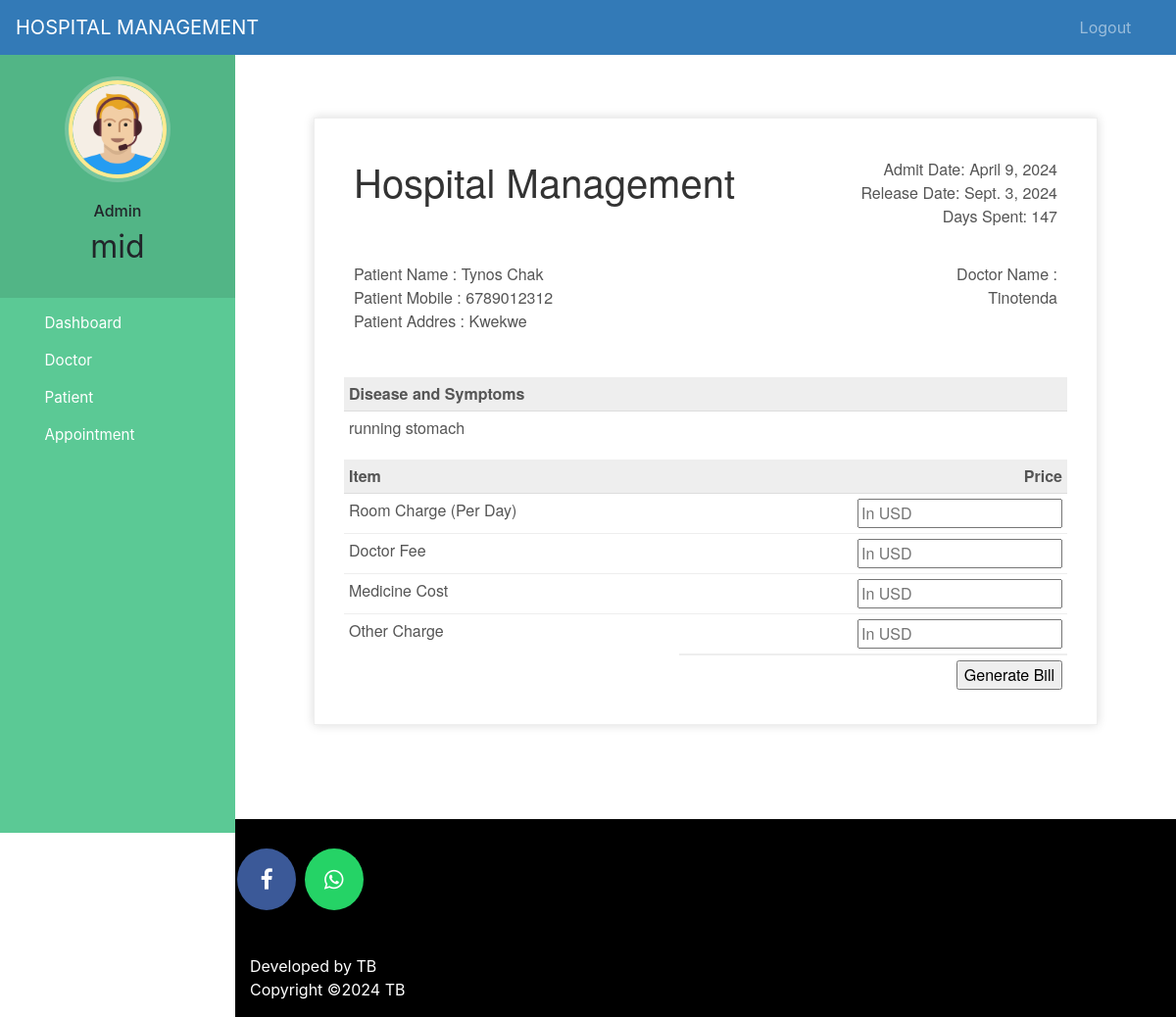
Screenshot of /discharge-patient/4 (signed in) with the database file from the repository.
### hospital/models.py (models this page shows, shortened)
class Patient(models.Model):
    user=models.OneToOneField(User,on_delete=models.CASCADE)
    profile_pic= models.ImageField(upload_to='profile_pic/PatientProfilePic/',null=True,blank=True)
    address = models.CharField(max_length=40)
    mobile = models.CharField(max_length=20,null=False)
    symptoms = models.CharField(max_length=100,null=False)
    assignedDoctorId = models.PositiveIntegerField(null=True)
    admitDate=models.DateField(auto_now=True)
    status=models.BooleanField(default=False)
    @property
    def get_name(self):
        return self.user.first_name+" "+self.user.last_name

### hospital/views.py (the view, shortened to what this page needs)
# urls.py: path('discharge-patient/<int:pk>', views.discharge_patient_view,name='discharge-patient'),
@login_required(login_url='adminlogin')
@user_passes_test(is_admin)
def discharge_patient_view(request,pk):
    patient=models.Patient.objects.get(id=pk)
    days=(date.today()-patient.admitDate) #2 days, 0:00:00
    assignedDoctor=models.User.objects.all().filter(id=patient.assignedDoctorId)
    d=days.days # only how many day that is 2
    patientDict={
        'patientId':pk,
        'name':patient.get_name,
        'mobile':patient.mobile,
        'address':patient.address,
        'symptoms':patient.symptoms,
        'admitDate':patient.admitDate,
        'todayDate':date.today(),
        'day':d,
        'assignedDoctorName':assignedDoctor[0].first_name,
    }
    return render(request,'hospital/patient_generate_bill.html',context=patientDict)

### hospital/views.py (called while the page is built)
def is_admin(user):
    return user.groups.filter(name='ADMIN').exists()

### templates/hospital/patient_generate_bill.html (shortened to what this page needs)
{% extends 'hospital/admin_base.html' %}
{% load static %}
{% block content %}
<head>
</head>
<br><br><br>
<div class="invoice-box">
  <table cellpadding="0" cellspacing="0">
    <tr class="top">
      <td colspan="2">
        <table>
          <tr>
            <td class="title">
              <h1>Hospital Management</h1>
            </td>
            <td>
              Admit Date: {{admitDate}}<br>
              Release Date: {{todayDate}}<br>
              Days Spent: {{day}}
            </td>
          </tr>
        </table>
      </td>
    </tr>
    <tr class="information">
      <td colspan="2">
        <table>
          <tr>
            <td>
              Patient Name : {{name}}<br>
              Patient Mobile : {{mobile}}<br>
              Patient Addres : {{address}}<br>
            </td>
            <td>
              Doctor Name :<br>
              {{assignedDoctorName}}<br>
            </td>
          </tr>
        </table>
      </td>
    </tr>
    <tr class="heading">
      <td>
        Disease and Symptoms
      </td>
      <td>
      </td>
    </tr>
    <tr class="details">
      <td>
        {{symptoms}}
      </td>
    </tr>
    <tr class="heading">
      <td>
        Item
      </td>
      <td>
        Price
      </td>
    </tr>
    <form method="post">
      <tr class="item">
        <td>
          Room Charge (Per Day)
        </td>
        <td>
          <input type="number" name="roomCharge" placeholder="In USD" value="">
        </td>
      </tr>
      <tr class="item">
        <td>
          Doctor Fee
        </td>
        <td>
          <input type="number" name="doctorFee" placeholder="In USD" value="">
        </td>
      </tr>
      <tr class="item">
        <td>
          Medicine Cost
        </td>
        <td>
          <input type="number" name="medicineCost" placeholder="In USD" value="">
        </td>
      </tr>
      <tr class="item last">
        <td>
          Other Charge
        </td>
        <td>
          <input type="number" name="OtherCharge" placeholder="In USD" value="">
        </td>
      </tr>
      <tr class="total">
        <td></td>
        <td>
          <input type="submit" name="submit" value="Generate Bill">
        </td>
      </tr>
    </form>
  </table>
</div>
{% endblock content %}

### templates/hospital/admin_base.html (shortened to what this page needs)
<!DOCTYPE html>
{% load static %}
<html lang="en">
<head>
  <link rel="stylesheet" href="https://stackpath.bootstrapcdn.com/bootstrap/4.3.1/css/bootstrap.min.css">
  <link rel="stylesheet" href="https://maxcdn.bootstrapcdn.com/font-awesome/4.7.0/css/font-awesome.min.css">
  <link rel="stylesheet" href="{% static '/style.css' %}">
</head>
<body>
  <nav class="menu" tabindex="0">
    <header class="avatar">
      <img src="{% static "images/adminpropic.png" %}" />
      <br><br>
      <h6>Admin</h6>
      <h2>{{request.user.first_name}}</h2>
    </header>
    <ul>
      <li tabindex="0" class="icon-dashboard"> <a style="color:white; text-decoration:none;" href="/admin-dashboard"><span>Dashboard</span></a> </li>
      <li tabindex="0" class="icon-customers"> <a style="color:white; text-decoration:none;" href="/admin-doctor"><span>Doctor</span></a></li>
      <li tabindex="0" class="icon-users"> <a style="color:white; text-decoration:none;" href="/admin-patient"><span>Patient</span></a></li>
      <li tabindex="0" class="icon-calendar"> <a style="color:white; text-decoration:none;" href="/admin-appointment"><span>Appointment</span></a></li>
    </ul>
  </nav>
  <main>
    <div class="bs-example">
      <nav class="navbar navbar-expand-md  navbar-dark fixed-top" style="background:#337AB7;">
        <a href="/admin-dashboard" class="navbar-brand">HOSPITAL MANAGEMENT</a>
        <div class="collapse navbar-collapse justify-content-between" id="navbarCollapse">
          <div class="navbar-nav" style=" margin-left: 90%;">
            <a href="/logout" class="nav-item nav-link">Logout</a>
          </div>
        </div>
      </nav>
    </div>
    <br><br>
    {% block content %}
    {% endblock content %}
    <br><br><br><br>
    <footer>
      <p>
        <a id="ftr" href="https://facebook.com/tino.biningu/" class="fa fa-facebook"></a>
        <a id="ftr" href="https://api.whatsapp.com/send?phone=+263780601210&text=Hello%20Tino.%0d%0aHow%20are%20you%20%3f%0d%0aI%20came%20from%20your%20website.&source=&data=#" class="fa fa-whatsapp"></a>
      </p>
      <br>
      <div class="container">
        <div class="row">
          <div class="col-md-12 col-sm-12">
            <div style="color:#ffffff;" class="wow fadeInUp footer-copyright">
              <p>Developed by TB <br>
                Copyright &copy;2024 TB </p>
            </div>
          </div>
        </div>
      </div>
    </footer>
  </main>
</body>
</html>

### static/style.css (style rules this page uses)
body { padding-left: 240px; }
main { position: relative; height: 100vh; }
.menu { background: #5bc995; height: 100vh; width: 240px; position: fixed; top: 0px; left: 0; z-index: 5; outline: none; }
.menu .avatar { background: rgba(0, 0, 0, 0.1); padding: 2em 0.5em; text-align: center; }
.menu .avatar img { width: 100px; border-radius: 50%; overflow: hidden; border: 4px solid #ffea92; box-shadow: 0 0 0 4px rgba(255, 255, 255, 0.2); }
.menu .avatar h2 { font-weight: normal; margin-bottom: 0; }
.menu ul { list-style: none; padding: 0.5em 0; margin: 0; }
.menu ul li { padding: 0.5em 1em 0.5em 3em; font-size: 0.95em; font-weight: regular; background-repeat: no-repeat; background-position: left 15px center; background-size: auto 20px; transition: all 0.15s linear; cursor: pointer; }
.menu ul li.icon-dashboard { background-image: url("http://www.entypo.com/images//gauge.svg"); }
.menu ul li.icon-customers { background-image: url("http://www.entypo.com/images//briefcase.svg"); }
.menu ul li.icon-users { background-image: url("http://www.entypo.com/images//users.svg"); }
.menu ul li.icon-calendar { background-image: url("http://www.entypo.com/images//calendar.svg"); }

### templates/hospital/admin_base.html (style rules this page uses)
a:link { text-decoration: none; }
a { color: white; }
footer { padding: 0px 0px 0px 0px; background-color: black; margin: 0px; }
#ftr { padding: 20px; }
.fa { font-size: 23px; width: 60px; text-align: center; text-decoration: none; margin: 5px 2px; border-radius: 50%; }
.fa-facebook { background: #3B5998; color: white; margin-top: 30px; }
.fa-whatsapp { background: #25d366; color: white; }
body { padding-left: 240px; }
main { position: relative; height: 100vh; }
.menu { background: #5bc995; height: 100vh; width: 240px; position: fixed; top: 0px; left: 0; z-index: 5; outline: none; }
.menu .avatar { background: rgba(0, 0, 0, 0.1); padding: 2em 0.5em; text-align: center; }
.menu .avatar img { width: 100px; border-radius: 50%; overflow: hidden; border: 4px solid #ffea92; box-shadow: 0 0 0 4px rgba(255, 255, 255, 0.2); }
.menu .avatar h2 { font-weight: normal; margin-bottom: 0; }
.menu ul { list-style: none; padding: 0.5em 0; margin: 0; }
.menu ul li { padding: 0.5em 1em 0.5em 3em; font-size: 0.95em; font-weight: regular; background-repeat: no-repeat; background-position: left 15px center; background-size: auto 20px; transition: all 0.15s linear; cursor: pointer; }
.menu ul li.icon-dashboard { background-image: url("http://www.entypo.com/images//gauge.svg"); }
.menu ul li.icon-customers { background-image: url("http://www.entypo.com/images//briefcase.svg"); }
.menu ul li.icon-users { background-image: url("http://www.entypo.com/images//users.svg"); }
.menu ul li.icon-calendar { background-image: url("http://www.entypo.com/images//calendar.svg"); }

### templates/hospital/patient_generate_bill.html (style rules this page uses)
.invoice-box { max-width: 800px; margin: auto; padding: 30px; border: 1px solid #eee; box-shadow: 0 0 10px rgba(0, 0, 0, .15); font-size: 16px; line-height: 24px; font-family: 'Helvetica Neue', 'Helvetica', Helvetica, Arial, sans-serif; color: #555; }
.invoice-box table { width: 100%; line-height: inherit; text-align: left; }
.invoice-box table td { padding: 5px; vertical-align: top; }
.invoice-box table tr td:nth-child(2) { text-align: right; }
.invoice-box table tr.top table td { padding-bottom: 20px; }
.invoice-box table tr.top table td.title { font-size: 45px; line-height: 45px; color: #333; }
.invoice-box table tr.information table td { padding-bottom: 40px; }
.invoice-box table tr.heading td { background: #eee; border-bottom: 1px solid #ddd; font-weight: bold; }
.invoice-box table tr.details td { padding-bottom: 20px; }
.invoice-box table tr.item td { border-bottom: 1px solid #eee; }
.invoice-box table tr.item.last td { border-bottom: none; }
.invoice-box table tr.total td:nth-child(2) { border-top: 2px solid #eee; font-weight: bold; }
.menu { top: 50px; }

### rows the page displays
Patient: admitDate "April 9, 2024", mobile "6789012312", address "Kwekwe", symptoms "running stomach"

### other values shown
{{ request.user.first_name }} "mid"
{{ name }} "Tynos Chak"
{{ assignedDoctorName }} "Tinotenda"
